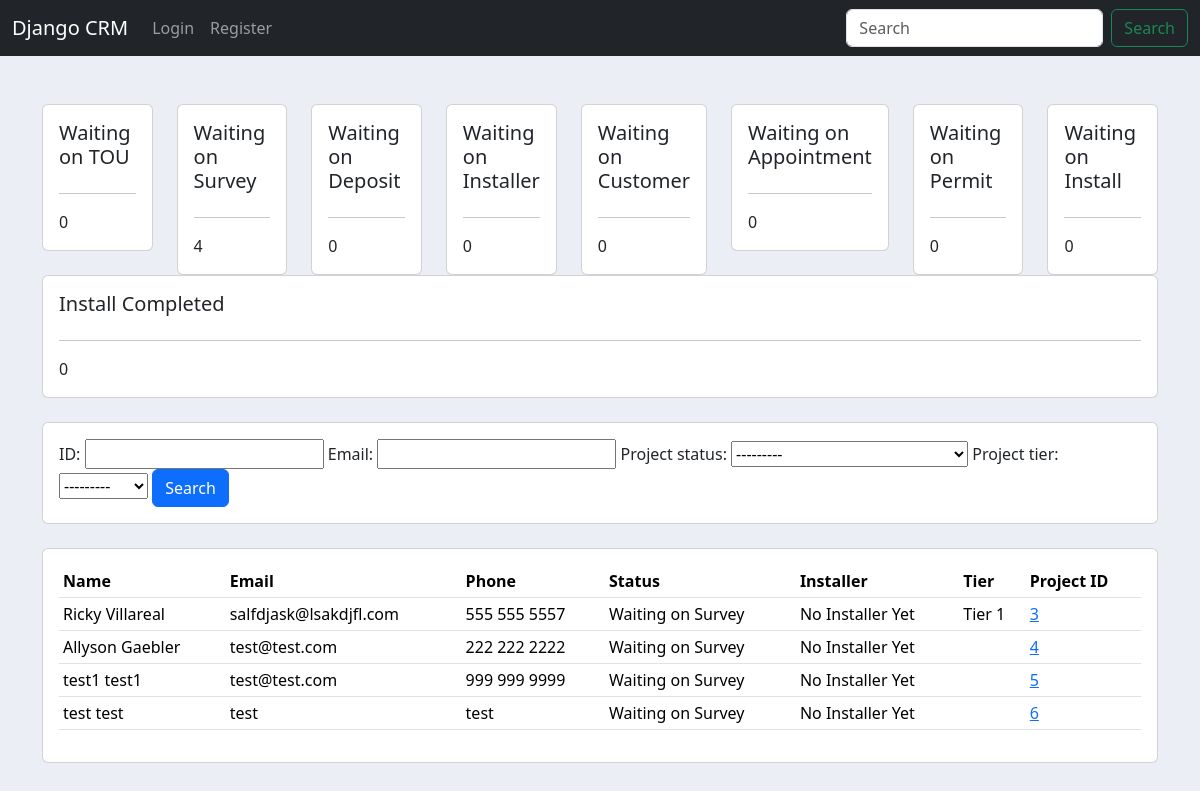
Before: / with the older database file.
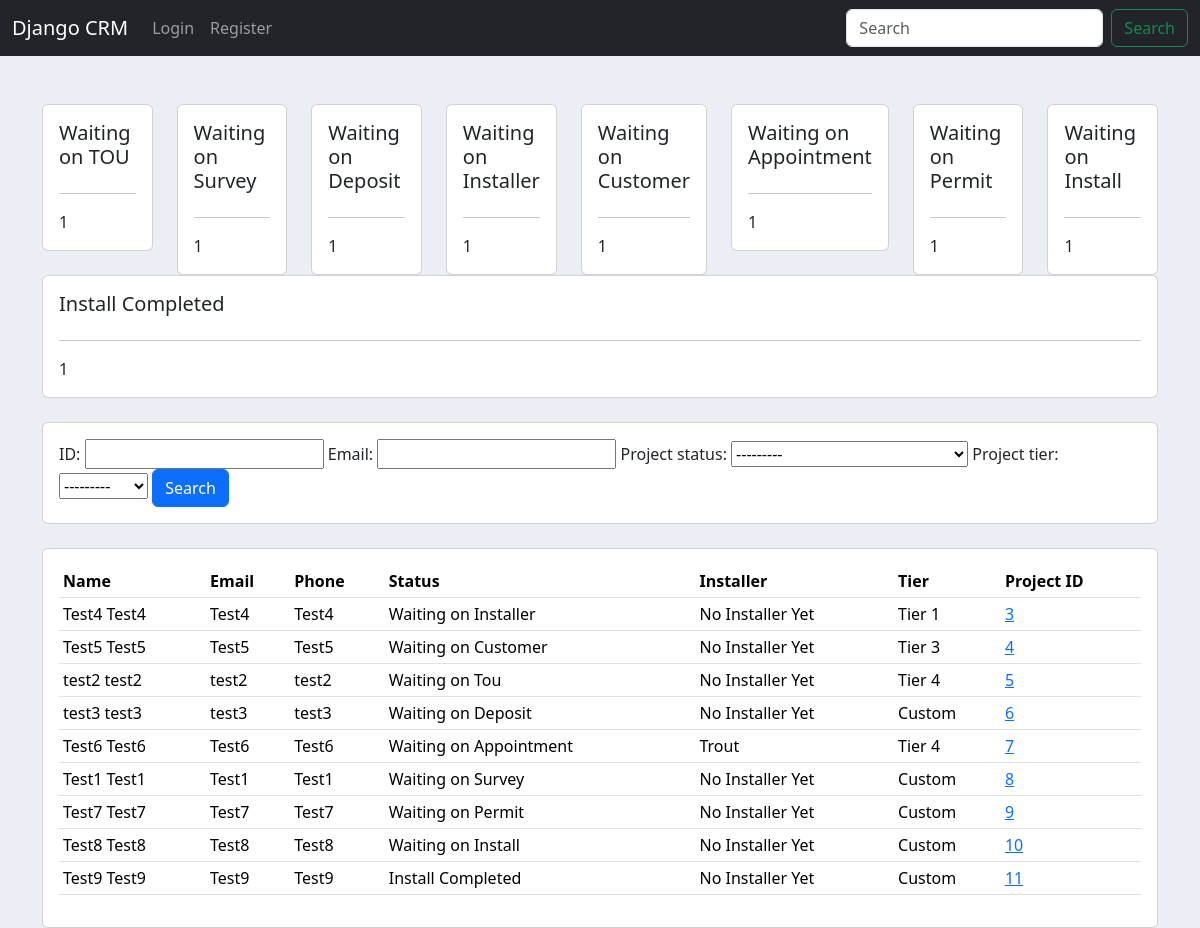
After: the same page with the newer database file.
### website/models.py (models this page shows, shortened)
class Record(models.Model):
    created_at = models.DateTimeField(auto_now_add=True)
    first_name = models.CharField(max_length = 50)
    last_name = models.CharField(max_length = 50)
    email = models.CharField(max_length = 75)
    phone = models.CharField(max_length = 12)
    address = models.CharField(max_length = 100)
    city = models.CharField(max_length = 50)
    state = models.CharField(max_length = 25)
    zipcode = models.CharField(max_length = 10)
    installer_name = models.CharField(max_length = 50, default = 'No Installer Yet')
    project_status = models.CharField(max_length = 50, choices=PROJECT_STATUS, default = 'Waiting on Survey')
    project_tier = models.CharField(max_length = 50, choices=PROJECT_TIERS, default = '')

### website/views.py (the view)
# urls.py: 2. Add a URL to urlpatterns:  path('', views.home, name='home')
def home(request):
    records = Record.objects.all()
    installers = Installer.objects.all()
    myFilter = OrderFilter(request.GET, queryset=records)
    records = myFilter.qs
    waiting_on_tou = records.filter(project_status='Waiting on Tou').count()
    waiting_on_survey = records.filter(project_status='Waiting on Survey').count()
    waiting_on_deposit = records.filter(project_status='Waiting on Deposit').count()
    waiting_on_installer = records.filter(project_status='Waiting on Installer').count()
    waiting_on_customer = records.filter(project_status='Waiting on Customer').count()
    waiting_on_appointment = records.filter(project_status='Waiting on Appointment').count()
    waiting_on_permit = records.filter(project_status='Waiting on Permit').count()
    waiting_on_install = records.filter(project_status='Waiting on Install').count()
    install_completed = records.filter(project_status='Install Completed').count()
    context = {
        'records': records,
        'installers': installers,
        'waiting_on_tou': waiting_on_tou,
        'waiting_on_survey': waiting_on_survey,
        'waiting_on_deposit': waiting_on_deposit,
        'waiting_on_installer': waiting_on_installer,
        'waiting_on_customer': waiting_on_customer,
        'waiting_on_appointment': waiting_on_appointment,
        'waiting_on_permit': waiting_on_permit,
        'waiting_on_install': waiting_on_install,
        'install_completed': install_completed,
        'myFilter': myFilter
    }
    if request.method == "POST":
        username = request.POST['username']
        password = request.POST['password']
        user = authenticate(request, username=username, password=password)
        if user is not None:
            login(request, user)
            messages.success(request, "You have been logged in!", extra_tags='success')
            return redirect('home')
        else:
            messages.warning(request, "Error logging in, please try again...", extra_tags="danger")
            return redirect('home')
    else:
        return render(request, 'home.html', context)

### website/templates/home.html
{% extends "base.html" %}
{% block content %}
<br>
<div class="row">
	<div class="col-md">
		<div class="card card-body">
			<h5>Waiting on TOU</h5>
			<hr>
      {{ waiting_on_tou }}
		</div>
	</div>
	<div class="col-md">
		<div class="card card-body">
			<h5>Waiting on Survey</h5>
			<hr>
      {{ waiting_on_survey }}
		</div>
	</div>
  <div class="col-md">
		<div class="card card-body">
			<h5>Waiting on Deposit</h5>
			<hr>
      {{ waiting_on_deposit }}
		</div>
	</div>
  <div class="col-md">
		<div class="card card-body">
			<h5>Waiting on Installer</h5>
			<hr>
      {{ waiting_on_installer }}
		</div>
	</div>
	<div class="col-md">
		<div class="card card-body">
			<h5>Waiting on Customer</h5>
			<hr>
      {{ waiting_on_customer }}
		</div>
	</div>
  <div class="col-md">
		<div class="card card-body">
			<h5>Waiting on Appointment</h5>
			<hr>
      {{ waiting_on_appointment }}
		</div>
	</div>
  <div class="col-md">
		<div class="card card-body">
			<h5>Waiting on Permit</h5>
			<hr>
      {{ waiting_on_permit }}
		</div>
	</div>
  <div class="col-md">
		<div class="card card-body">
			<h5>Waiting on Install</h5>
			<hr>
      {{ waiting_on_install }}
		</div>
	</div>
  <div class="col-md">
		<div class="card card-body">
			<h5> Install Completed</h5>
			<hr>
      {{ install_completed }}
		</div>
	</div>
</div>
<br>
<div class="row">
	<div class="col">
		<div class="card card-body">
			<form method="get">
        {{ myFilter.form }}
		    <button class="btn btn-primary" type="submit">Search</button>
		  </form>
		</div>
	</div>
</div>
<br>
<div class="row">
	<div class="col-md">
		<div class="card card-body">
			<table class="table table-sm">
				<tr>
					<th>Name</th>
					<th>Email</th>
          <th>Phone</th>
					<th>Status</th>
					<th>Installer</th>
					<th>Tier</th>
					<th>Project ID</th>
				</tr>
				<tbody>
          {% if records %}
          {% for record in records %}
          <tr>
            <td>{{ record.first_name }} {{ record.last_name }}</td>
            <td>{{ record.email }}</td>
            <td>{{ record.phone }}</td>
            <td>{{ record.project_status }}</td>
            <td>{{ record.installer_name }}</td>
            <td>{{ record.project_tier }}</td>
            <td><a href="{% url 'record' record.id %}">{{ record.id }}</a></td>
          </tr>
          {% endfor %}
          {% endif %}
          </tbody>
			</table>
		</div>
	</div>
</div>
{% endblock %}

### website/templates/base.html (shortened to what this page needs)
<!doctype html>
<html lang="en">
  <head>
    <link href="https://cdn.jsdelivr.net/npm/bootstrap@5.3.2/dist/css/bootstrap.min.css" rel="stylesheet">
  </head>
  <body>
    {% include 'navbar.html' %}
    <div class = "container">
      <br>
      {% block content %}
      {% endblock %}
    </div>
  </body>
</html>

### website/templates/navbar.html (shortened to what this page needs)
<nav class="navbar navbar-expand-lg navbar-dark bg-dark">
    <div class="container-fluid">
      <a class="navbar-brand" href="{% url 'home' %}">Django CRM</a>
      <div class="collapse navbar-collapse" id="navbarSupportedContent">
        <ul class="navbar-nav me-auto mb-2 mb-lg-0">
          {% if  user.is_authenticated %}
            <li class="nav-item">
              <a class="nav-link" href="{% url 'add_record' %}">Add Record</a>
            </li>
            <li class="nav-item">
              <a class="nav-link" href="{% url 'installer_dashboard' %}">Installer</a>
            </li>
            <li class="nav-item">
              <a class="nav-link" href="{% url 'logout' %}">Logout</a>
            </li>
          {% else %}
            <li class="nav-item">
              <a class="nav-link" href="{% url 'home' %}">Login</a>
            </li>
            <li class="nav-item">
              <a class="nav-link" href="{% url 'register' %}">Register</a>
            </li>
          {% endif %}
        </ul>
        <form class="d-flex" role="search">
          <input class="form-control me-2" name ="q" type="search" placeholder="Search" aria-label="Search">
          <button class="btn btn-outline-success my-2 my-sm-0" type="submit">Search</button>
        </form>
      </div>
    </div>
  </nav>

### website/templates/base.html (style rules this page uses)
body { background-color: #ebeff5 }

Changed rows visible on the page:
changed Record "Tier 1": first_name "Ricky" → "Test4"; last_name "Villareal" → "Test4"; email "salfdjask@lsakdjfl.com" → "Test4"; phone "555 555 5557" → "Test4"; project_status "Waiting on Survey" → "Waiting on Installer"
changed Record id 4: first_name "Allyson" → "Test5"; last_name "Gaebler" → "Test5"; email "test@test.com" → "Test5"; phone "222 222 2222" → "Test5"; project_status "Waiting on Survey" → "Waiting on Customer"; project_tier (not shown) → "Tier 3"
changed Record id 5: first_name "test1" → "test2"; last_name "test1" → "test2"; email "test@test.com" → "test2"; phone "999 999 9999" → "test2"; project_status "Waiting on Survey" → "Waiting on Tou"; project_tier (not shown) → "Tier 4"
changed Record id 6: first_name "test" → "test3"; last_name "test" → "test3"; email "test" → "test3"; phone "test" → "test3"; project_status "Waiting on Survey" → "Waiting on Deposit"; project_tier (not shown) → "Custom"
added Record: first_name "Test6", last_name "Test6", email "Test6", phone "Test6", project_status "Waiting on Appointment", installer_name "Trout", project_tier "Tier 4", id "7"
added Record: first_name "Test1", last_name "Test1", email "Test1", phone "Test1", project_status "Waiting on Survey", installer_name "No Installer Yet", project_tier "Custom", id "8"
added Record: first_name "Test7", last_name "Test7", email "Test7", phone "Test7", project_status "Waiting on Permit", installer_name "No Installer Yet", project_tier "Custom", id "9"
added Record: first_name "Test8", last_name "Test8", email "Test8", phone "Test8", project_status "Waiting on Install", installer_name "No Installer Yet", project_tier "Custom", id "10"
added Record: first_name "Test9", last_name "Test9", email "Test9", phone "Test9", project_status "Install Completed", installer_name "No Installer Yet", project_tier "Custom", id "11"
Other visible differences:
{{ waiting_on_tou }}: "0" → "1"
{{ waiting_on_survey }}: "4" → "1"
{{ waiting_on_deposit }}: "0" → "1"
{{ waiting_on_installer }}: "0" → "1"
{{ waiting_on_customer }}: "0" → "1"
{{ waiting_on_appointment }}: "0" → "1"
{{ waiting_on_permit }}: "0" → "1"
{{ waiting_on_install }}: "0" → "1"
{{ install_completed }}: "0" → "1"
